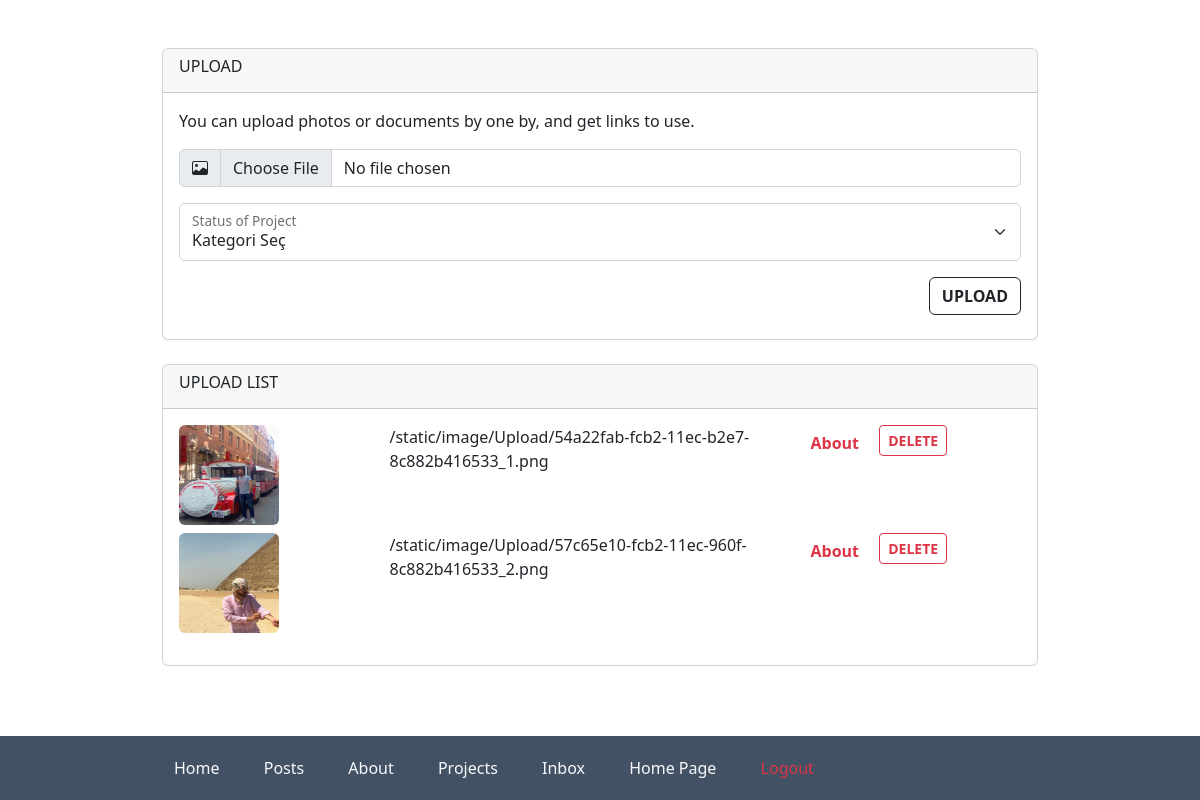
Page /admin/admin-upload (signed in) on the committed database.
### website/models.py (models this page shows)
class Upload(db.Model):
    id = db.Column(db.Integer, primary_key=True)
    date_created = db.Column(db.DateTime(timezone=True), default=func.now())
    photo = db.Column(db.String, nullable=False)
    kategori = db.Column(db.Integer, nullable=False)

### website/views.py (the view, shortened to what this page needs)
@views.route("/admin/admin-upload", methods=['POST', 'GET'])
@login_required
def adminupload():
    uploads = Upload.query.all()
    return render_template('/Admin/admin-upload.html', user=current_user, uploads=uploads)

### website/__init__.py (called while the page is built)
def create_app():
    app=Flask(__name__,template_folder='templates/')
    app.config['SECRET_KEY'] = 'gsdhajweu gda baasu'
    app.config['SQLALCHEMY_DATABASE_URI'] = f'sqlite:///{DB_NAME}'
    db.init_app(app)
    from .views import views
    from .auth import auth
    app.register_blueprint(views, url_prefix='/')
    app.register_blueprint(auth, url_prefix='/admin/')
    from .models import User, Post, Like, About, Project, Contact, Visit, Upload
    create_database(app)
    login_manager = LoginManager()
    login_manager.login_view = "auth.sign_in"
    login_manager.init_app(app)
    @login_manager.user_loader
    def load_user(id):
        return User.query.get(int(id))
    return app

### website/templates/Admin/admin-upload.html (shortened to what this page needs)
{% extends "Admin/admin-base.html" %}  {%block content%}
<div class="card">
  <div class="card-header"><h6>UPLOAD</h6></div>
  <div class="card-body pb-4">
    <div class="card-title">
      You can upload photos or documents by one by, and get links to use.
    </div>
    <form method="POST" enctype="multipart/form-data">
      <div class="input-group flex-nowrap mb-3 mt-3">
        <span class="input-group-text" id="photo"
          ><i class="bi bi-image"></i
        ></span>
        <input
          type="file"
          class="form-control"
          aria-label="photo"
          id="photo"
          name="photo"
          aria-describedby="photo"
        />
      </div>
      <div class="form-floating mt-3">
        <select
          class="form-select"
          id="kategori"
          name="kategori"
          aria-label="Floating label select example"
        >
          <option id="kategori" name="kategori" value="1" selected>
            Kategori Seç
          </option>
        </select>
        <label for="status">Status of Project</label>
      </div>
      <div class="mt-2" align="right">
        <button type="submit" class="btn btn-outline-dark mt-2 fw-bolder">
          UPLOAD
        </button>
      </div>
    </form>
  </div>
</div>
<div class="card mt-4">
  <div class="card-header"><h6>UPLOAD LIST</h6></div>
  <div class="card-body pb-4">
    <div class="row">
      {%for uploads in uploads%}
      <div class="row">
        <div class="col-3">
          <img
            src="{{url_for('static', filename= 'image/Upload/{}'.format(uploads.photo))}}"
            alt=""
            class="img-fluid rounded mb-2"
            style="width: 100px; height: 100px"
          />
        </div>
        <div class="col-6">
          <div>
            {{url_for('static', filename=
            'image/Upload/{}'.format(uploads.photo))}}
          </div>
        </div>
        <div class="col-3">
          <span class="me-3 text-danger fw-bolder"
            >{%if uploads.kategori == 1%} About {%elif uploads.kategori == 2%}
            Post {%elif uploads.kategori == 3%} Project {%elif uploads.kategori
            == 4%} User {%else%} Yok {%endif%}
          </span>
          <a
            href="/admin/admin-upload-delete/{{uploads.id}}"
            class="btn btn-sm btn-outline-danger mb-2 fw-bolder"
            >DELETE</a
          >
        </div>
      </div>
      {% endfor %}
    </div>
  </div>
</div>
{% endblock %}

### website/templates/Admin/admin-base.html (shortened to what this page needs)
<!DOCTYPE html>
<html>
  <head>
    <link
      rel="stylesheet"
      href="{{url_for('static', filename= 'css/all.css')}}"
    />
  </head>
  <body>
    <div class="container mt-5 mb-5">{% block content %} {% endblock %}</div>
    <br /><br /><br />
    {% if user.is_authenticated %}
    <div class="navbar footer-menu p-0" style="z-index: 99999999">
      <div class="container">
        <div class="lg-secreen-buttons">
          <a
            href="/admin/admin-home"
            type="button"
            class="btn btn-outline-light border-0 me-3"
          >
            Home
          </a>
          <a
            href="/admin/posts"
            type="button"
            class="btn btn-outline-light border-0 me-3"
            >Posts</a
          >
          <a
            href="/admin/admin-about"
            type="button"
            class="btn btn-outline-light border-0 me-3"
          >
            About
          </a>
          <a
            href="/admin/admin-project"
            type="button"
            class="btn btn-outline-light border-0 me-3"
          >
            Projects
          </a>
          <a
            href="/admin/admin-contact"
            type="button"
            class="btn btn-outline-light border-0 position-relative me-3"
          >
            Inbox
          </a>
          <a
            href="/"
            target="_blank"
            type="button"
            class="btn btn-outline-light border-0 position-relative me-3"
          >
            Home Page
          </a>
          <a
            href="/admin/logout"
            type="button"
            class="btn btn-outline-danger border-0 me-3"
          >
            Logout
          </a>
        </div>
      </div>
    </div>
    {% endif %}
  </body>
</html>

### website/static/css/custom/custom.css (style rules this page uses)
body { font-family: ui-sans-serif, system-ui, -apple-system, BlinkMacSystemFont, Segoe UI, Roboto, Helvetica Neue, Arial, Noto Sans, sans-serif, Apple Color Emoji, Segoe UI Emoji, Segoe UI Symbol, Noto Color Emoji; }
@media (min-width: 586px) { div.footer-menu { height: 4rem; } }
@media (min-width: 586px) { div.footer-menu { bottom: 0; position: fixed; background-color: #435165; width: 100vw; } }
@media (min-width: 586px) { .container { max-width: 900px; } }

### rows in the picture
Upload: photo (picture), photo "/static/image/Upload/54a22fab-fcb2-11ec-b2e7-8c882b416533_1.png", kategori "About"
Upload: photo (picture), photo "/static/image/Upload/57c65e10-fcb2-11ec-960f-8c882b416533_2.png", kategori "About"
